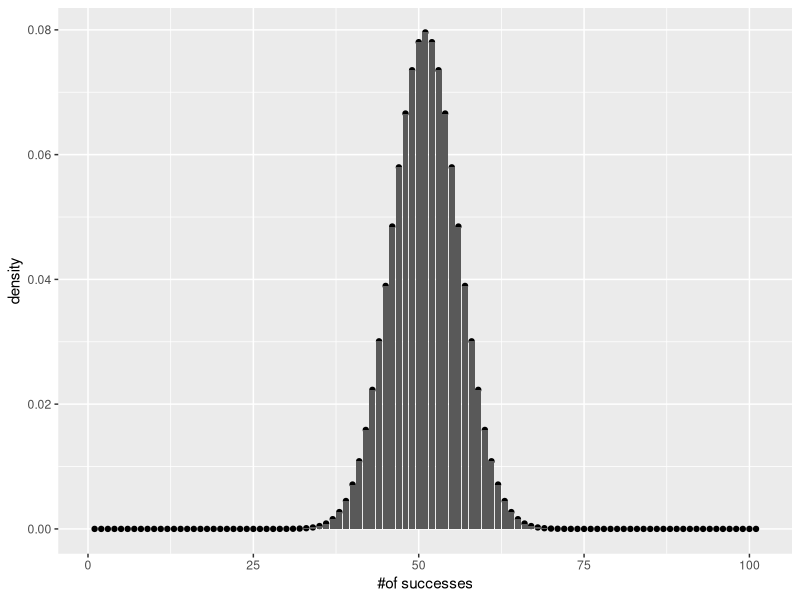
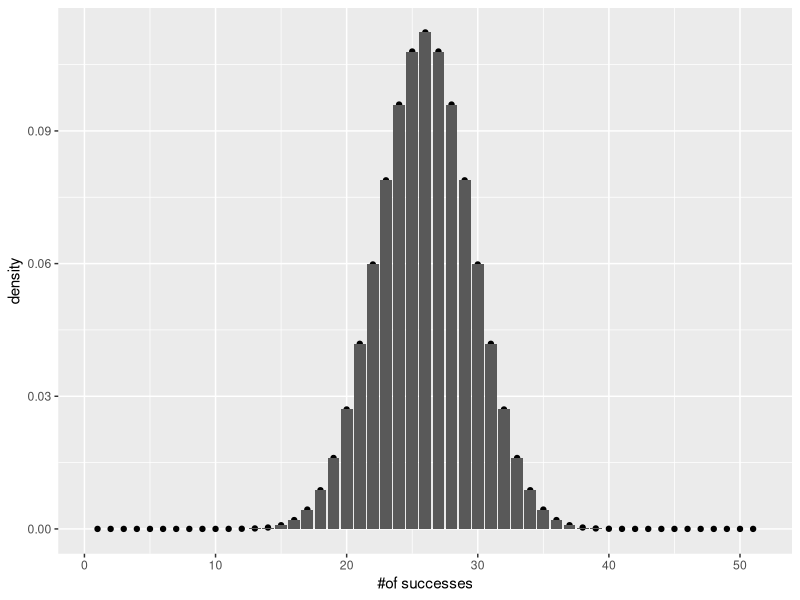
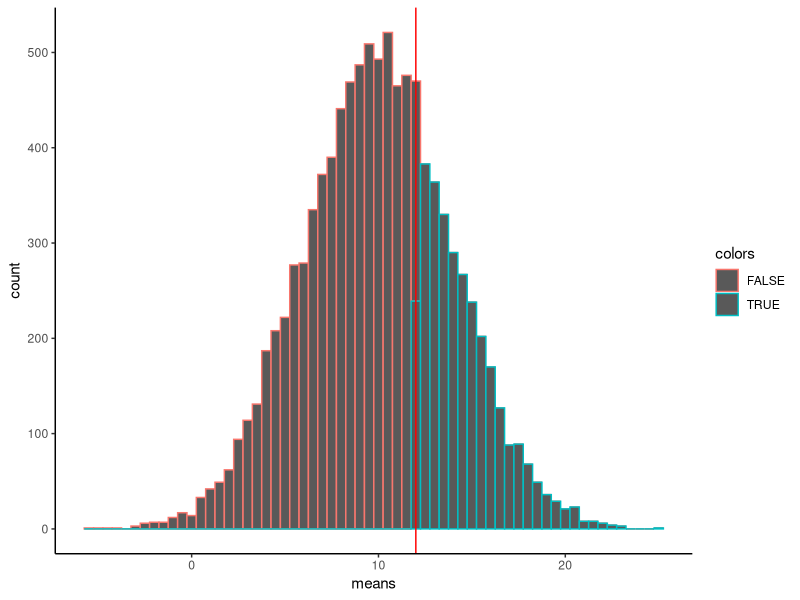

Here is the R script that generated these plots, in order:
## ---- chunk 1
knitr::opts_chunk$set(echo = TRUE)
## ---- chunk 2
binom.test(x=65, n=100, p=0.5, alternative = "greater")
## ---- chunk 3
test_results <- binom.test(x=65, n=100, p=0.5, alternative = "greater")

test_results$p.value

## ---- chunk 4

library(ggplot2)
qplot(y=dbinom(0:100, 100, .5))+
  geom_bar(stat='identity', position="dodge")+
  ylab('density')+
  xlab('#of successes')

sum(dbinom(0:100, 100, .5))

sum(dbinom(65:100, 100, .5))



## ---- chunk 5
binom.test(x=7, n=10, alternative = "greater")

## ---- chunk 6
coin_flips <- data.frame (number_of_heads = 0:10,
                          probability = dbinom(x=0:10, size=10, prob=.5),
                          cumulative=pbinom(0:10, size=10,prob=.5),
                          rev_cumulative = pbinom(-1:9,10,.5, lower.tail = FALSE))

knitr::kable(coin_flips)

## ---- chunk 7
task_designs <- data.frame (number_of_heads = 0:1,
                          probability = dbinom(x=0:1, size=1, prob=.5),
                          cumulative=pbinom(0:1, size=1,prob=.5),
                          rev_cumulative = pbinom(-1:0,1,.5, lower.tail = FALSE))

knitr::kable(task_designs)

## ---- chunk 8
task_designs <- data.frame (number_of_heads = 0:2,
                          probability = dbinom(x=0:2, size=2, prob=.5),
                          cumulative=pbinom(0:2, size=2,prob=.5),
                          rev_cumulative = pbinom(-1:1,1,.5, lower.tail = FALSE))

knitr::kable(task_designs)

## ---- chunk 9
task_designs <- data.frame (number_of_heads = 0:2,
                          probability = dbinom(x=0:2, size=2, prob=.5),
                          cumulative=pbinom(0:2, size=2,prob=.5),
                          rev_cumulative = pbinom(-1:1,1,.5, lower.tail = FALSE))

knitr::kable(task_designs)

## ---- chunk 10
task_designs <- data.frame (number_of_heads = 0:3,
                          probability = dbinom(x=0:3, size=3, prob=.5),
                          cumulative=pbinom(0:3, size=3,prob=.5),
                          rev_cumulative = pbinom(-1:2,3,.5, lower.tail = FALSE))

knitr::kable(task_designs)

## ---- chunk 11
binom.test(x=51, n=100, .5, alternative = "greater")

## ---- chunk 12
binom.test(x=5100, n=10000, .5, alternative = "greater")

## ---- chunk 13

binom_test1 <- binom.test(x=50*0.6, n=50, .5, alternative = "greater")

binom_test1 


p_value <- format(round(binom_test1$p.value, 4), nsmall = 2)
p_value_percent <- format(round(binom_test1$p.value*100, 2), nsmall = 2)

library(ggplot2)
library(dplyr)
qplot(y=dbinom(0:50, 50, .5))+
  #mutate(colors = y >= 12)+
  geom_bar(stat='identity', position="dodge")+
  ylab('density')+
  xlab('#of successes')

## ---- chunk 14
# adding color to a critical region

library(ggplot2)
library(dplyr)

sample_means <- replicate(10000, mean(rnorm(25,10,20)))

plot_df <- data.frame(sample = 1:10000,
                      means = sample_means) %>%
  mutate(colors = means >= 12)

ggplot(plot_df, aes(x=means))+
  geom_histogram(binwidth=.5, aes(color=colors))+
  geom_vline(xintercept=12, color="red")+
  theme_classic()

